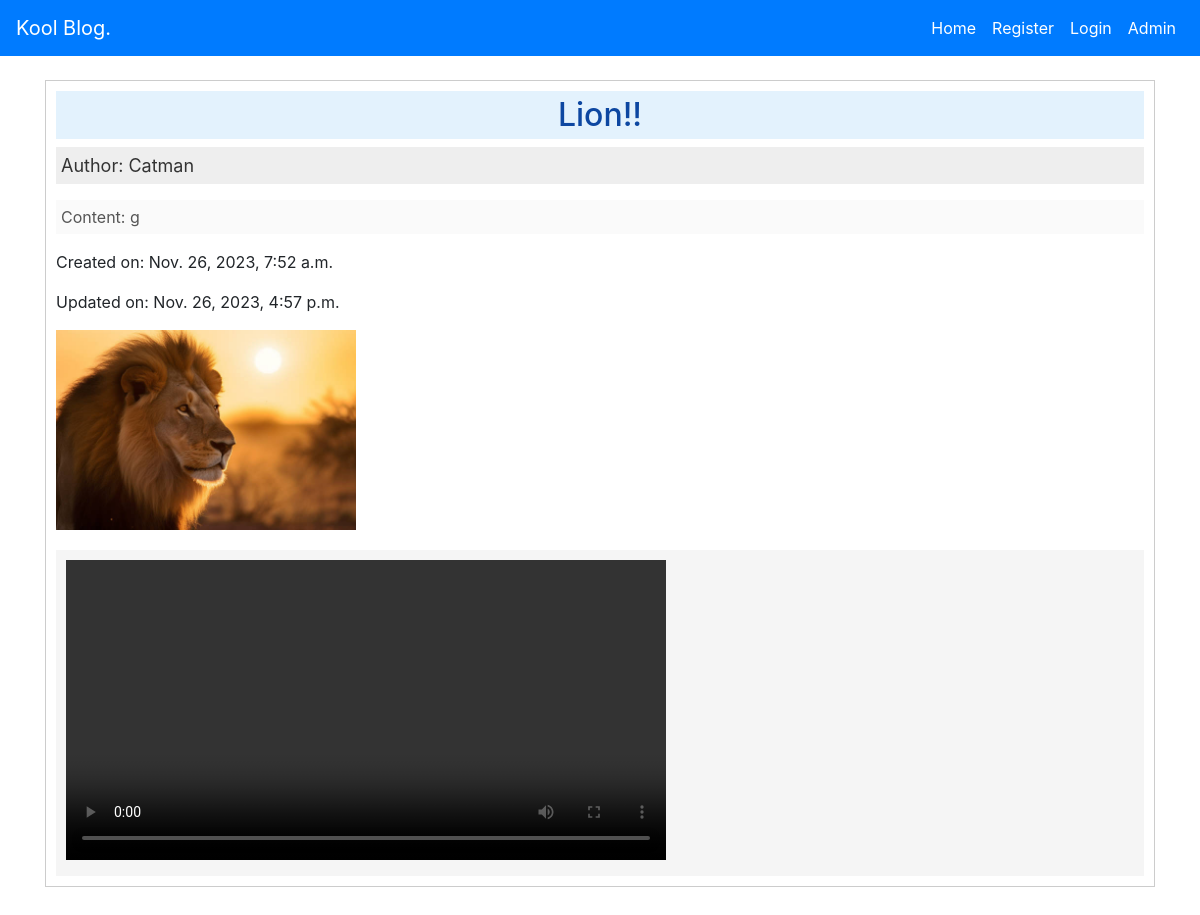
Page /detail/11/ on the committed database.
### blog/models.py (models this page shows, shortened)
class Post(models.Model):
    title = models.CharField(max_length=200)
    author_name = models.CharField(max_length=255, blank=True)
    author = models.ForeignKey(User, on_delete=models.CASCADE)
    content = models.TextField()
    created_on = models.DateTimeField(default=timezone.now, editable=False)
    updated_on = models.DateTimeField(default=timezone.now)
    image = models.ImageField(upload_to='images_uploaded', null=True, blank=True)
    video = models.FileField(upload_to='videos_uploaded', null=True, blank=True)

### blog/views.py (the view)
# urls.py: path('detail/<int:pk>/', DetailView.as_view(), name='detail_page'),
class DetailView(DetailView):
    model = Post
    template_name = 'blog/detail_post.html'

### blog/templates/blog/detail_post.html (shortened to what this page needs)
{% extends 'base_generic.html' %}
{% block content %}
<div style="border: 1px solid #ccc; padding: 10px; margin-bottom: 20px; background-color: #ffffff;">
    <h2 style="color: #0d47a1; background-color: #e3f2fd; padding: 5px;" class="text-center">{{ post.title }}!!</h2>
    <p style="font-size: 18px; color: #333; background-color: #eeeeee; padding: 5px;">Author: {{ post.author_name }}</p>
    <p style="font-size: 16px; color: #555; background-color: #fafafa; padding: 5px;">Content: {{ post.content }}</p>
    <p>Created on: {{ post.created_on }}</p>
    <p>Updated on: {{ post.updated_on }}</p>
      {% if post.image %}
    <img src="{{ post.image.url }}" alt="{{ post.title }} Image"
         style="max-width: 300px; height: auto; margin-bottom: 10px;">
    {% endif %}
    {% if post.video %}
    <div style="margin-top: 10px; background-color: #f5f5f5; padding: 10px;">
        <video width="100%" style="max-width: 600px;" controls>
            <source src="{{ post.video.url }}" type="video/mp4">
        </video>
        {% endif %}
    </div>
</div>
{% endblock %}

### rows in the picture
Post: title "Lion", author_name "Catman", content "g", created_on "Nov. 26, 2023, 7:52 a.m.", updated_on "Nov. 26, 2023, 4:57 p.m.", image (picture)
